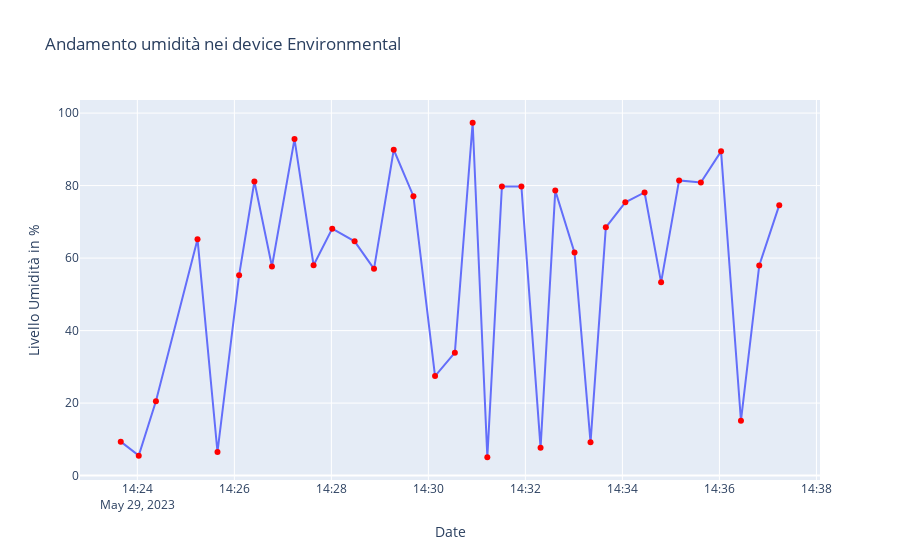

Notebook cell for this chart:
### Markdown cell above
# Relative_humidity graph recorded over Time in Environmental type devices

### Code cell
df1=df.loc[df['type']=='environmental']
df1=df1.loc[df1['k']=='relative_humidity']
df1['tz'] = pd.to_datetime(df1['tz'])
fig = px.line(df1, x="tz", y="v")
fig2 = px.scatter(df1, x="tz", y="v", color_discrete_sequence=['red'])
fig3 = go.Figure(data=fig.data + fig2.data)
fig3.update_layout(xaxis_title="Date", 
                   yaxis_title="Livello Umidità in %",
                   title='Andamento umidità nei device Environmental'
                  )
fig3.show()
